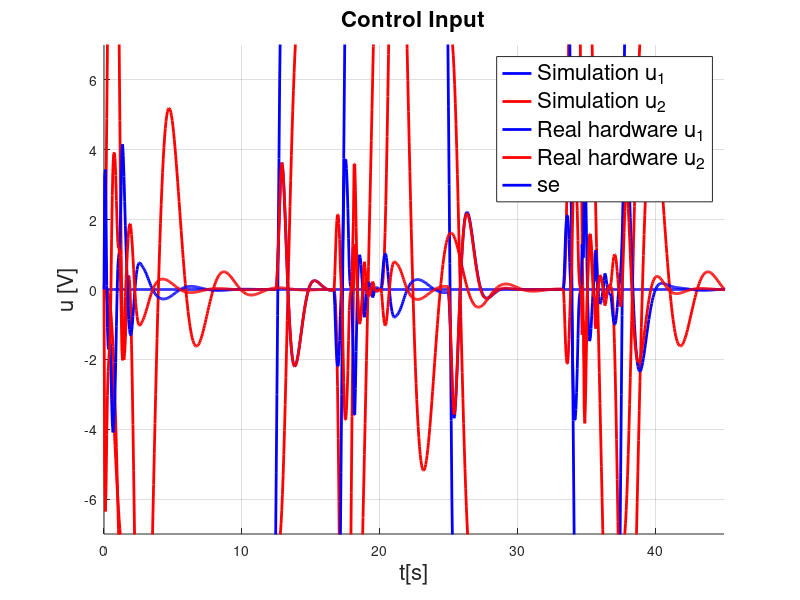

Here is the MATLAB script that generated this plot:
clc;
clear;

%% Elevation

dataSim = load("ElevationSim.mat");
%dataReal = load("ElevationReal.mat");

time = dataSim.Elevation.time;
valuesRef = dataSim.Elevation.signals.values(1:end,1);
valuesSim = dataSim.Elevation.signals.values(1:end,2);
%valuesReal = dataReal.Elevation.signals.values(1:end,2);

grid on;
hold on;

title("Elevation angle", 'FontSize', 16)
xlabel("t[s]", 'FontSize', 16)
ylabel("\epsilon(t) [deg]", 'FontSize', 16)
xlim([0 45]);
ylim([-10 10]);

plot(time, valuesRef, 'b', 'LineWidth', 2);
plot(time, valuesSim, 'r', 'LineWidth', 2);
%plot(time, valuesReal, 'g', 'LineWidth', 2);

legend("Reference", "MPC sim.", "Real hardware", "se", 'FontSize', 16)


hold off;

%% Pitch

dataSim = load("PitchSim.mat");
%dataReal = load("PitchReal.mat");

time = dataSim.Pitch.time;
valuesRef = dataSim.Pitch.signals.values(1:end,1);
valuesSim = dataSim.Pitch.signals.values(1:end,2);
%valuesReal = dataReal.Pitch.signals.values(1:end,2);

grid on;
hold on;

title("Pitch angle", 'FontSize', 16)
xlabel("t[s]", 'FontSize', 16)
ylabel("\theta(t) [deg]", 'FontSize', 16)
xlim([0 45]);
ylim([-30 30]);

plot(time, valuesRef, 'b', 'LineWidth', 2);
plot(time, valuesSim, 'r', 'LineWidth', 2);
%plot(time, valuesReal, 'g', 'LineWidth', 2);

legend("Reference", "MPC sim.", "Real hardware", "se", 'FontSize', 16)


hold off;



%% Travel

dataSim = load("TravelSim.mat");
%dataReal = load("TravelReal.mat");

time = dataSim.Travel.time;
valuesRef = dataSim.Travel.signals.values(1:end,1);
valuesSim = dataSim.Travel.signals.values(1:end,2);
%valuesReal = dataReal.Travel.signals.values(1:end,2);

grid on;
hold on;

title("Travel angle", 'FontSize', 16)
xlabel("t[s]", 'FontSize', 16)
ylabel("\lambda(t) [deg]", 'FontSize', 16)
xlim([0 45]);
ylim([-40 40]);

plot(time, valuesRef, 'b', 'LineWidth', 2);
plot(time, valuesSim, 'r', 'LineWidth', 2);
%plot(time, valuesReal, 'g', 'LineWidth', 2);

legend("Reference", "MPC sim.", "Real hardware", "se", 'FontSize', 16)


hold off;

%% Input

dataSim = load("InputSim.mat");
%dataReal = load("InputReal.mat");

time = dataSim.Input.time;
valuesSimU1 = dataSim.Input.signals.values(1:end,1);
valuesSimU2 = dataSim.Input.signals.values(1:end,2);
%valuesRealU1 = dataReal.Input.signals.values(1:end,1);
%valuesRealU2 = dataReal.Input.signals.values(1:end,2);

grid on;
hold on;

title("Control Input")
xlabel("t[s]")
ylabel("u [V]")
xlim([0 45]);
ylim([-7 7]);

plot(time, valuesSimU1, 'b', 'LineWidth', 2);
plot(time, valuesSimU2, 'r', 'LineWidth', 2);
%plot(time, valuesRealU1, 'g', 'LineWidth', 2);
%plot(time, valuesRealU2, 'black', 'LineWidth', 2);

legend("Simulation u_1", "Simulation u_2", "Real hardware u_1", "Real hardware u_2", "se")


hold off;